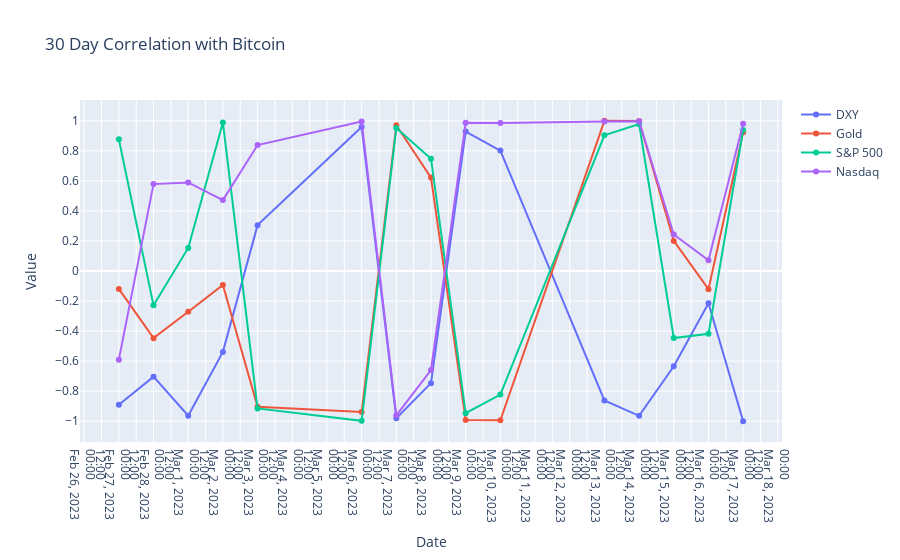

The cell this chart's notebook holds for it:
### Code cell
import plotly.graph_objs as go

# Create the figure object
fig = go.Figure()

# Loop through the columns and add a trace for each
for col in data1.columns[1:]:
    fig.add_trace(go.Scatter(
        x=data1['Date'],
        y=data1[col],
        name=col
    ))

# Set the title and axis labels
fig.update_layout(
    title='30 Day Correlation with Bitcoin',
    xaxis_title='Date',
    yaxis_title='Value'
)
fig.update_yaxes(nticks=12)
fig.update_xaxes(nticks=50)
fig.update_traces(dict(marker_line_width=.01))
# Show the chart
fig.show()

### Figure 1 — Plotly figure (JSON) as saved in the notebook; plotly's stock layout.template omitted (floating-point values rounded to 4 significant figures)
{"data": [{"marker": {"line": {"width": 0.01}}, "name": "DXY", "type": "scatter", "x": ["2023-02-27T00:00:00", "2023-02-28T00:00:00", "2023-03-01T00:00:00", "2023-03-02T00:00:00", "2023-03-03T00:00:00", "2023-03-06T00:00:00", "2023-03-07T00:00:00", "2023-03-08T00:00:00", "2023-03-09T00:00:00", "2023-03-10T00:00:00", "2023-03-13T00:00:00", "2023-03-14T00:00:00", "2023-03-15T00:00:00", "2023-03-16T00:00:00", "2023-03-17T00:00:00"], "y": [-0.89, -0.7036, -0.9637, -0.5386, 0.3052, 0.9585, -0.9802, -0.7467, 0.928, 0.8015, -0.8622, -0.9646, -0.6345, -0.2153, -0.9998]}, {"marker": {"line": {"width": 0.01}}, "name": "Gold", "type": "scatter", "x": ["2023-02-27T00:00:00", "2023-02-28T00:00:00", "2023-03-01T00:00:00", "2023-03-02T00:00:00", "2023-03-03T00:00:00", "2023-03-06T00:00:00", "2023-03-07T00:00:00", "2023-03-08T00:00:00", "2023-03-09T00:00:00", "2023-03-10T00:00:00", "2023-03-13T00:00:00", "2023-03-14T00:00:00", "2023-03-15T00:00:00", "2023-03-16T00:00:00", "2023-03-17T00:00:00"], "y": [-0.1193, -0.4471, -0.2717, -0.09296, -0.9038, -0.9392, 0.97, 0.6219, -0.9928, -0.9944, 0.9996, 0.9982, 0.2002, -0.1211, 0.9242]}, {"marker": {"line": {"width": 0.01}}, "name": "S&P 500", "type": "scatter", "x": ["2023-02-27T00:00:00", "2023-02-28T00:00:00", "2023-03-01T00:00:00", "2023-03-02T00:00:00", "2023-03-03T00:00:00", "2023-03-06T00:00:00", "2023-03-07T00:00:00", "2023-03-08T00:00:00", "2023-03-09T00:00:00", "2023-03-10T00:00:00", "2023-03-13T00:00:00", "2023-03-14T00:00:00", "2023-03-15T00:00:00", "2023-03-16T00:00:00", "2023-03-17T00:00:00"], "y": [0.877, -0.2288, 0.1533, 0.9883, -0.9151, -0.9978, 0.9514, 0.7479, -0.9463, -0.8226, 0.9031, 0.9777, -0.4463, -0.4182, 0.9386]}, {"marker": {"line": {"width": 0.01}}, "name": "Nasdaq", "type": "scatter", "x": ["2023-02-27T00:00:00", "2023-02-28T00:00:00", "2023-03-01T00:00:00", "2023-03-02T00:00:00", "2023-03-03T00:00:00", "2023-03-06T00:00:00", "2023-03-07T00:00:00", "2023-03-08T00:00:00", "2023-03-09T00:00:00", "2023-03-10T00:00:00", "2023-03-13T00:00:00", "2023-03-14T00:00:00", "2023-03-15T00:00:00", "2023-03-16T00:00:00", "2023-03-17T00:00:00"], "y": [-0.5904, 0.5784, 0.5896, 0.4721, 0.8387, 0.9959, -0.9609, -0.6592, 0.9862, 0.9855, 0.9951, 0.9973, 0.2432, 0.07122, 0.981]}], "layout": {"title": {"text": "30 Day Correlation with Bitcoin"}, "xaxis": {"nticks": 50, "title": {"text": "Date"}}, "yaxis": {"nticks": 12, "title": {"text": "Value"}}}}
